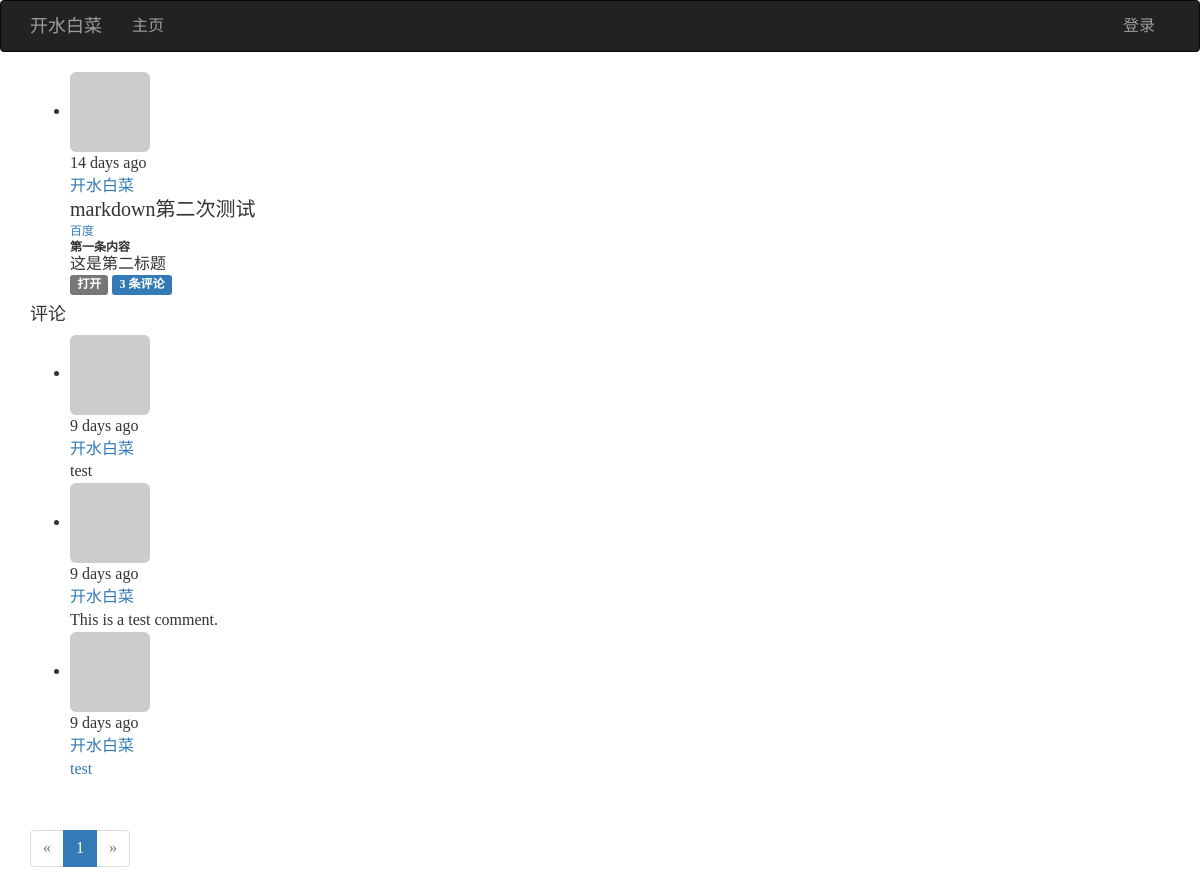
Page /post/104 on the committed database.
### app/models.py (models this page shows, shortened)
class Post(db.Model):
    __tablename__ = 'posts'
    id = db.Column(db.Integer, primary_key=True)
    body = db.Column(db.Text)
    body_html = db.Column(db.Text)
    timestamp = db.Column(db.DateTime, index=True, default=datetime.utcnow)
    author_id = db.Column(db.Integer, db.ForeignKey('users.id'))
    comments = db.relationship('Comment', backref='post', lazy='dynamic')

class User(UserMixin, db.Model):
    __tablename__ = 'users'
    id = db.Column(db.Integer, primary_key=True)
    email = db.Column(db.String(64), unique=True, index=True)
    username = db.Column(db.String(64), unique=True, index=True)
    password_hash = db.Column(db.String(128))
    role_id = db.Column(db.Integer, db.ForeignKey('roles.id'))
    name = db.Column(db.String(64))
    location = db.Column(db.String(64))
    about_me = db.Column(db.Text())
    member_since = db.Column(db.DateTime(), default=datetime.utcnow)
    last_seen = db.Column(db.DateTime(), default=datetime.utcnow)
    password_hash = db.Column(db.String(128))
    confirmed = db.Column(db.Boolean, default=False)
    avatar_hash = db.Column(db.String(32))
    posts = db.relationship('Post', backref='author', lazy='dynamic')
    followed = db.relationship('Follow', foreign_keys=[Follow.follower_id], backref=db.backref('follower', lazy='joined'), lazy='dynamic', cascade='all, delete-orphan')
    followers = db.relationship('Follow',foreign_keys=[Follow.followed_id], backref=db.backref('followed', lazy='joined'), lazy='dynamic', cascade='all, delete-orphan')
    comments = db.relationship('Comment', backref='author', lazy='dynamic')
    @property
    def password(self):
        raise AttributeError('password is not a readable attribute')
    def gravatar(self, size=100, default='identicon', rating='g'):
        if request.is_secure:
            url = 'https://secure.gravatar.com/avatar'
        else:
            url = 'http://www.gravatar.com/avatar'
        hash = hashlib.md5(self.email.encode('utf-8')).hexdigest()
        return '{url}/{hash}?s={size}&d={default}&r={rating}'.format(url=url, hash=hash, size=size, default=default, rating=rating)

class Comment(db.Model):
    __tablename__='comments'
    id = db.Column(db.Integer, primary_key=True)
    body = db.Column(db.Text)
    body_html = db.Column(db.Text)
    timestamp = db.Column(db.DateTime, index=True, default=datetime.utcnow)
    disabled = db.Column(db.Boolean)
    author_id = db.Column(db.Integer, db.ForeignKey('users.id'))
    post_id = db.Column(db.Integer, db.ForeignKey('posts.id'))

### app/main/views.py (the view)
@main.route('/post/<int:id>', methods=['GET', 'POST'])
def post(id):
    post = Post.query.get_or_404(id)
    form = CommentForm()
    if form.validate_on_submit():
        comment = Comment(body=form.body.data, post=post, author=current_user._get_current_object())
        db.session.add(comment)
        flash('您的评论已经提交.')
        return redirect(url_for('.post', id=post.id, page=-1))
    page = request.args.get('page', 1, type=int)
    if page == -1:
        page = (post.comments.count() - 1) // \
                current_app.config['FLASKY_COMMENTS_PER_PAGE'] + 1
    pagination = post.comments.order_by(Comment.timestamp.asc()).paginate(page, per_page=current_app.config['FLASKY_COMMENTS_PER_PAGE'], error_out=False)
    comments = pagination.items
    return render_template('post.html', posts=[post], form=form, comments=comments, pagination=pagination)

### app/auth/views.py (called while the page is built)
@auth.before_app_request
def before_request():
    if current_user.is_authenticated:
        current_user.ping()
        if not current_user.confirmed and request.endpoint and request.endpoint[:5] != 'auth.' and request.endpoint != 'static':
            return redirect(url_for('auth.unconfirmed'))

### app/main/__init__.py (called while the page is built)
@main.app_context_processor
def inject_permissions():
    return dict(Permission=Permission)

### app/main/views.py (called while the page is built)
@main.after_app_request
def after_request(response):
    for query in get_debug_queries():
        if query.duration >= current_app.config['FLASKY_SLOW_DB_QUERY_TIME']:
            current_app.logger.warning('Slow query: %s\nDuration: %fs\nContext: %s\n' % (query.statement, query.parameters, query.duration, query.context))
    return response

### app/models.py (called while the page is built)
    def can(self, permissions):
        return False

    def is_administrator(self):
        return False

### app/templates/post.html (shortened to what this page needs)
{% extends "base.html" %}
{% import "bootstrap/wtf.html" as wtf %}
{% import "_macros.html" as macros %}
{% block page_content %}
{% include '_posts.html' %}
<h4 id="comments">评论</h4>
{% include '_comments.html' %}
{% if pagination %}
<div class="pagination">
	{{ macros.pagination_widget(pagination, '.post', fragment='#comments', id=posts[0].id) }}
</div>
{% endif %}
{% endblock %}

### app/templates/_posts.html (shortened to what this page needs)
<ul class="posts">
	{% for post in posts %}
	<li class="post">
		<div class="post-thumbnail">
			<a href="{{ url_for('.user', username=post.author.username) }}">
				<img class="img-rounded profile-thumbnail" src="{{ post.author.gravatar(size=40) }}">
			</a>
		</div>
		<div class="post-content">
			<div class="post-date">{{ moment(post.timestamp).fromNow() }}</div>
			<div class="post-author"><a href="{{ url_for('.user', username=post.author.username) }}">{{ post.author.username }}</a></div>
			<div class="post-body">
				{% if post.body_html %}
					{{ post.body_html | safe }}
				{% else %}
					{{ post.body }}
				{% endif %}
			</div>
			<div class="post-footer">
				<a href="{{ url_for('.post', id=post.id) }}">
					<span class="label label-default">打开</span>
				</a>
				<a href="{{ url_for('.post', id=post.id) }}#comments">
					<span class="label label-primary">{{ post.comments.count() }} 条评论</span>
				</a>
			</div>
		</div>
	</li>
	{% endfor %}
</ul>

### app/templates/_comments.html (shortened to what this page needs)
<ul class="comments">
	{% for comment in comments %}
	<li class="comment">
		<div class="comment-thumbnail">
			<a href="{{ url_for('.user', username=comment.author.username) }}">
				<img class="img-rounded profile-thumbnail" src="{{ comment.author.gravatar(size=40) }}">
			</a>
		</div>
		<div class="comment-content">
			<div class="comment-date">{{ moment(comment.timestamp).fromNow() }}</div>
			<div class="comment-author"><a href="{{ url_for('.user', username=comment.author.username) }}">{{ comment.author.username }}</a></div>
			<div class="comment-body">
				{% if comment.body_html %}
					{{ comment.body_html | safe }}
				{% else %}
					{{ comment.body }}
				{% endif %}
			</div>
		</div>
	</li>
	{% endfor %}
</ul>

### tmp/coverage/style.css (style rules this page uses)
html, body, h1, h2, h3, p, table, td, th { margin: 0; padding: 0; border: 0; outline: 0; font-weight: inherit; font-style: inherit; font-size: 100%; font-family: inherit; vertical-align: baseline; }
body { font-family: georgia, serif; font-size: 1em; }
html>body { font-size: 16px; }
p { font-size: .75em; line-height: 1.33333333em; }
h1 { font-size: 1.25em; display: inline-block; }

### rows in the picture
Post: timestamp "14 days ago", author.username "开水白菜", body_html "markdown第二次测试 百度 第一条内容 这是第二标题", comments.count "3"
Comment: timestamp "9 days ago", author.username "开水白菜", body_html "test"
Comment: timestamp "9 days ago", author.username "开水白菜", body_html "This is a test comment."
Comment: timestamp "9 days ago", author.username "开水白菜", body_html "test"

### other values in the picture
{{ p }} "1"
